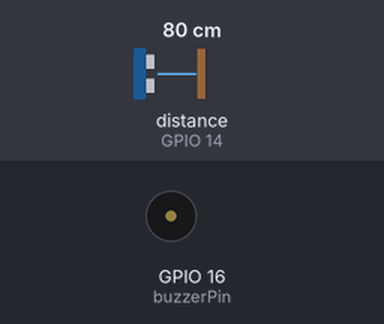
Bench run of a sketch on a simulated ESP32. Parts: buzzer (waves = sounding). Wiring (inferred from the names in the program): ultrasonic range finder: trigger GPIO 1; echo GPIO 14. The inputs (shaded band) are chosen by the test bench; at power-on: distance to the obstacle (sensor on GPIO 14) 80 cm. The echo pulse lasts 58.3 µs per cm; WiFi joins after 1.5 s; servers stay silent unless stated; what the sketch prints to the serial monitor is not drawn.

Above: at 2.7 s.
2.8 s: distance to the obstacle (sensor on GPIO 14) set to 12 cm
At 5.3 s:
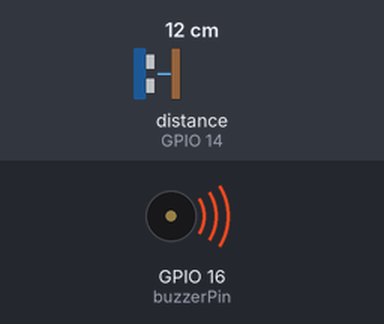
7.0 s: distance to the obstacle (sensor on GPIO 14) set to 9 cm
At 8.1 s:
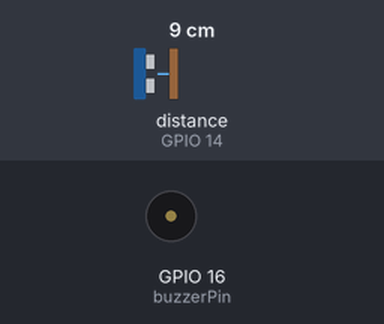
Timing chart, 0 to 10.0 s (numbered marks = the images above; inputs shaded):
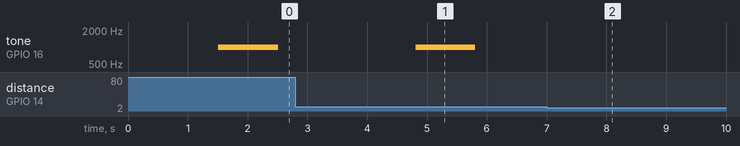

The sketch:

flood1.ino
```cpp
#include <WiFi.h>
#include <ThingSpeak.h>

const char* ssid = "saru";   // your network SSID
const char* password = "12345678";   // your network password

unsigned long myChannelNumber = 1864319;
const char* myWriteAPIKey = "2BDPDA602WO41Z7B";

const int triggerPin = 1;   // Trigger pin of the ultrasonic sensor
const int echoPin = 14;      // Echo pin of the ultrasonic sensor
const int buzzerPin = 16;    // Digital pin connected to buzzer

WiFiClient client;

void setup() {
  Serial.begin(9600);
  pinMode(triggerPin, OUTPUT);
  pinMode(echoPin, INPUT);
  pinMode(buzzerPin, OUTPUT);
  WiFi.mode(WIFI_STA);
  ThingSpeak.begin(client);  // Initialize ThingSpeak
  wifiConnect();
}

void loop() {
  long duration;
  int waterLevel;

  // Trigger ultrasonic sensor
  digitalWrite(triggerPin, LOW);
  delayMicroseconds(2);
  digitalWrite(triggerPin, HIGH);
  delayMicroseconds(10);
  digitalWrite(triggerPin, LOW);

  // Measure echo pulse duration
  duration = pulseIn(echoPin, HIGH);

  // Convert duration to distance (water level)
  waterLevel = duration / 29 / 2;

  Serial.print("Water Level: ");
  Serial.print(waterLevel);
  Serial.println(" cm");

  // Check if water level exceeds threshold
  if (waterLevel > 10) {
    activateBuzzer();
    Serial.println("Flood Detected!");
  }

  ThingSpeak.setField(1, waterLevel);  // Send water level to Field 1
  ThingSpeak.writeFields(myChannelNumber, myWriteAPIKey);

  delay(2000);  // Delay between readings
}

// Function to activate the buzzer
void activateBuzzer() {
  tone(buzzerPin, 1000);  // Play a tone of 1000Hz
  delay(1000);            // Tone duration
  noTone(buzzerPin);      // Stop the tone
}

// Function to connect WiFi
void wifiConnect() {
  Serial.println("Connecting to WiFi!");
  WiFi.begin(ssid, password);
  while (WiFi.status() != WL_CONNECTED) {
    delay(100);
    Serial.print(".");
  }
  Serial.println("WiFi connected.");
}
```

Measured:
- the behaviour switches between 11 and 10 cm on distance to the obstacle (sensor on GPIO 14) (found by bisection; images 1 and 2)
- after the input at 7.0 s, tone on GPIO 16 (buzzerPin): stops changing and stays silent
